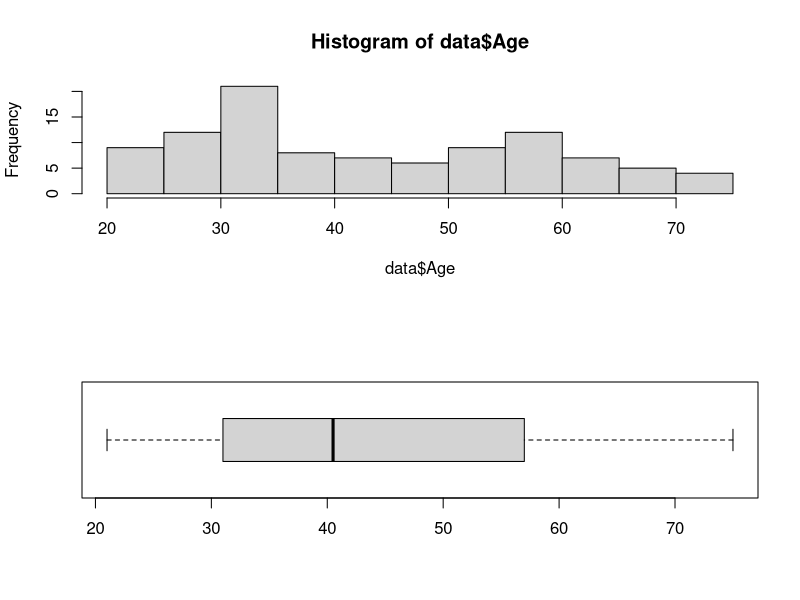
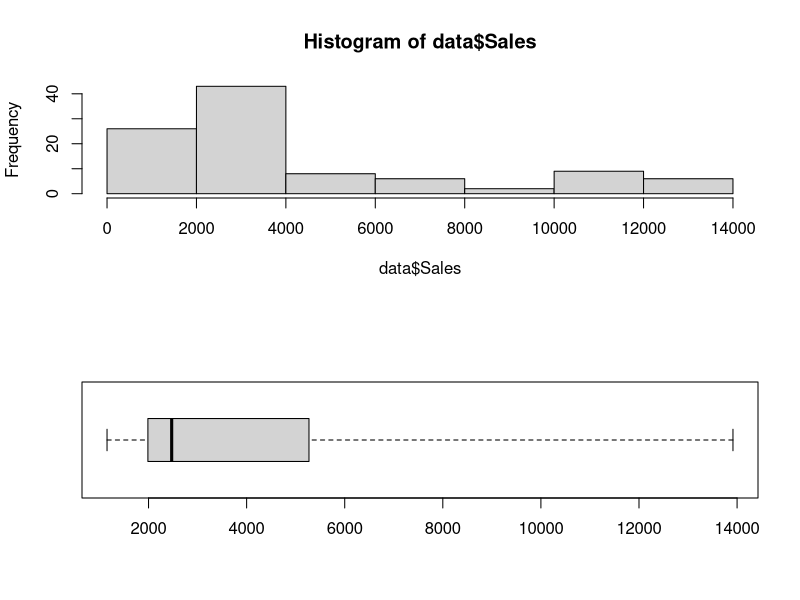
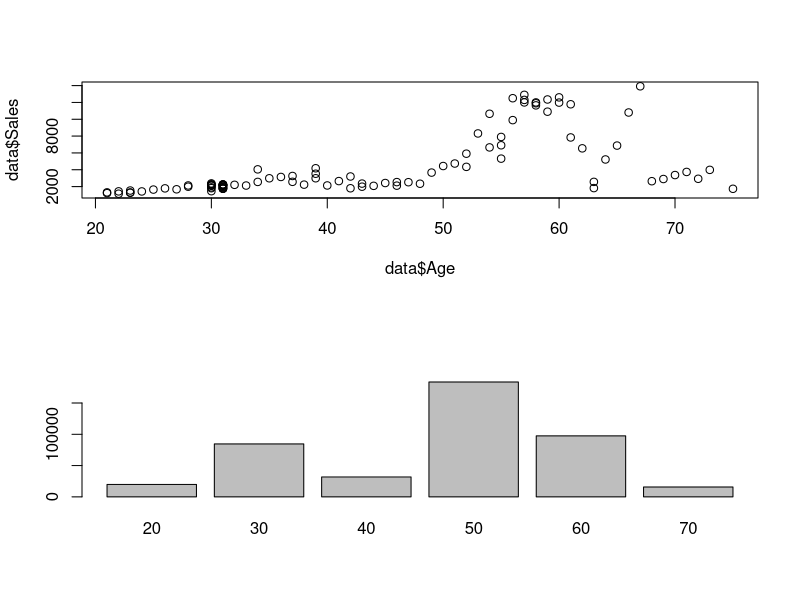

Source code (R) for these figures, in order:
## ---- chunk 1
library(readxl)
data <- read_excel("data.xlsx")
## ---- chunk 2
summary(data$Age)
summary(data$Sales)
## ---- chunk 3
par(mfcol = c(2, 1))
hist(data$Age)
boxplot(data$Age, horizontal = T)
## ---- chunk 4
par(mfcol = c(2, 1))
hist(data$Sales)
boxplot(data$Sales, horizontal = T, range = 0)
## ---- chunk 5
plot(data$Age, data$Sales)
## ---- chunk 6
cor(data$Age, data$Sales)
## ---- chunk 7
range = (data$Age %/% 10) * 10
ret=aggregate(c(data$Sales), list(range), sum)

v = ret$x
names(v) = ret$Group.1
barplot(v)
